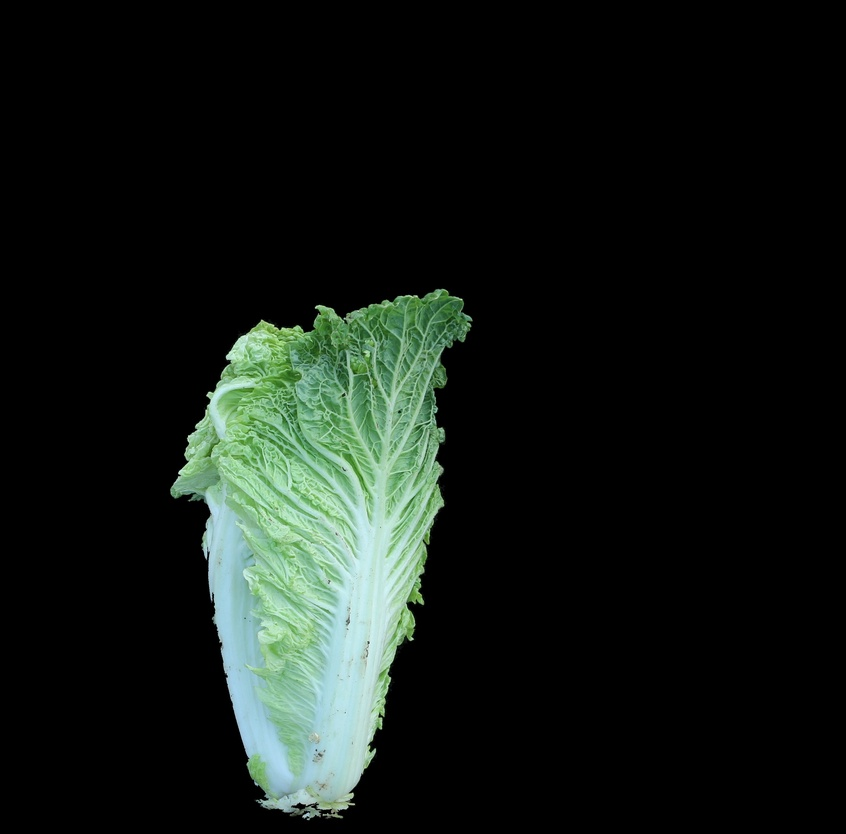
#> input picture output/center/centered_22A-T-34-2球形侧视图.JPG, 846 x 834 px, shrunk from 3105 x 3061 before the run
$ python 'Watershed Algorithm.py'
#> lines starting #> are read from the running program, lines starting #| are printed output that depends on the picture; after the words box and inside, x2 and y2 are one past the last pixel; in counts of white or black regions, pixels touching at a corner belong together
import cv2
import numpy as np
import matplotlib.pyplot as plt

# 读取图片
image_path = "centered_22A-T-34-2球形侧视图.JPG"  # 替换为你的图片路径
image = cv2.imread(image_path)
#> image is the input picture: shape (834, 846, 3); mean B, G, R 21.6, 26.2, 19.4

# 转换为灰度图
gray = cv2.cvtColor(image, cv2.COLOR_BGR2GRAY)

# 使用高斯模糊来减少噪声
blurred = cv2.GaussianBlur(gray, (5, 5), 0)

# 应用Otsu阈值分割
_, thresh = cv2.threshold(blurred, 0, 255, cv2.THRESH_BINARY_INV + cv2.THRESH_OTSU)
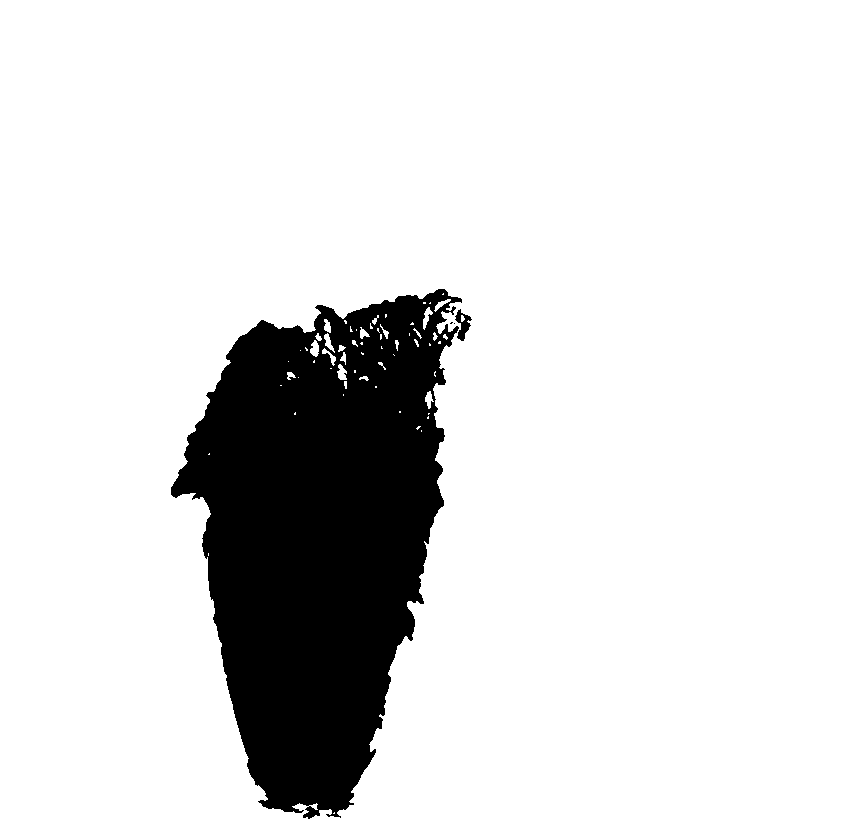
#> thresh: shape (834, 846); 86.3% white; 4 black regions (2 under 20 px), largest, box (x1, y1, x2, y2) and area: (171, 289, 462, 819) 96078, (455, 309, 472, 341) 249

# 进行形态学操作去除噪声
kernel = np.ones((3, 3), np.uint8)
opening = cv2.morphologyEx(thresh, cv2.MORPH_OPEN, kernel, iterations=2)
#> opening: shape (834, 846); 86.1% white; 1 black region, box (x1, y1, x2, y2) and area: (171, 289, 472, 819) 97972

# 找到图像的背景
sure_bg = cv2.dilate(opening, kernel, iterations=3)
#> sure_bg: shape (834, 846); 87.1% white; 1 black region, box (x1, y1, x2, y2) and area: (174, 292, 468, 815) 91175

# 通过距离变换找出前景区域
dist_transform = cv2.distanceTransform(opening, cv2.DIST_L2, 5)
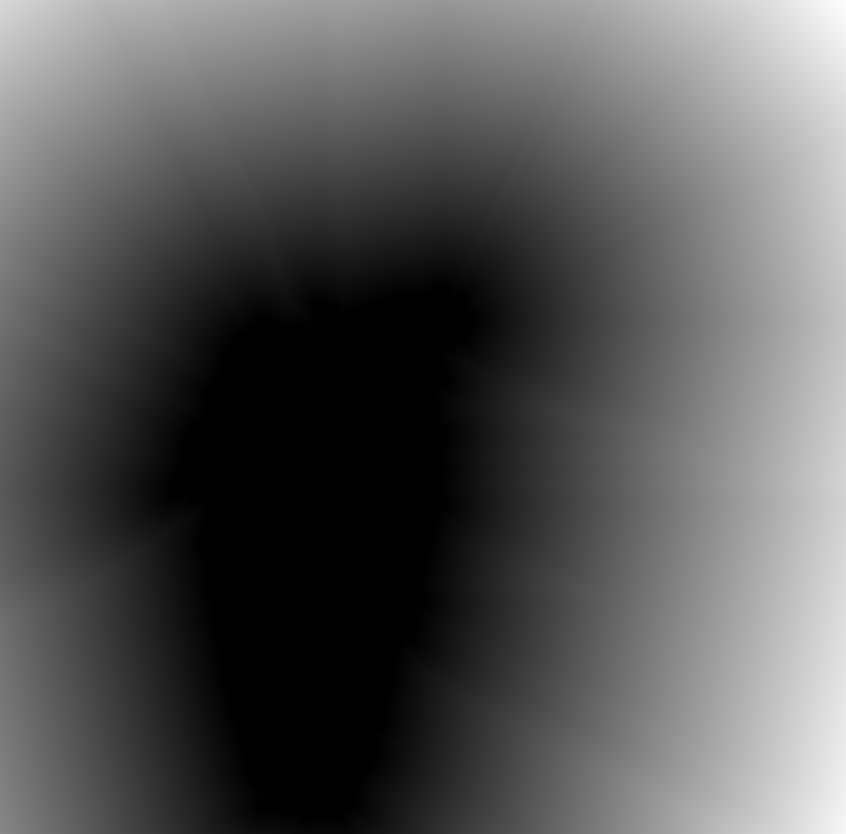
#> dist_transform: shape (834, 846) float32; min 0, max 486.3, mean 166; drawn with min black and max white
_, sure_fg = cv2.threshold(dist_transform, 0.7 * dist_transform.max(), 255, 0)
#> sure_fg: shape (834, 846) float32; 10.7% white; 2 white regions, box (x1, y1, x2, y2) and area: (631, 0, 846, 834) 69981, (0, 0, 156, 91) 5704

# 找到未知区域（背景和前景之间的重叠区域）
sure_fg = np.uint8(sure_fg)
unknown = cv2.subtract(sure_bg, sure_fg)
#> unknown: shape (834, 846); 76.4% white; 3 black regions, box (x1, y1, x2, y2) and area: (174, 292, 468, 815) 91175, (631, 0, 846, 834) 69981, (0, 0, 156, 91) 5704

# 标记标签
_, markers = cv2.connectedComponents(sure_fg)
#> markers: shape (834, 846) int32; 3 distinct labels, from 0 to 2

# 增加标签区域，以确保背景的标签为1
markers = markers + 1
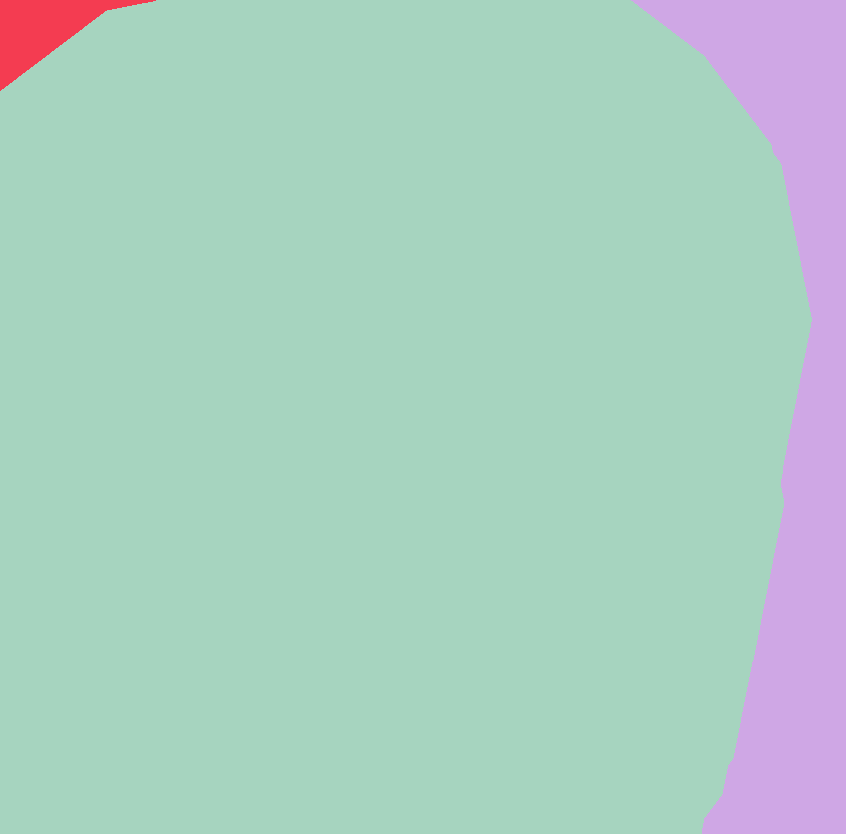
#> markers: shape (834, 846) int32; 3 distinct labels, from 1 to 3; one colour per label, 0 black

# 将未知区域标记为0
markers[unknown == 255] = 0
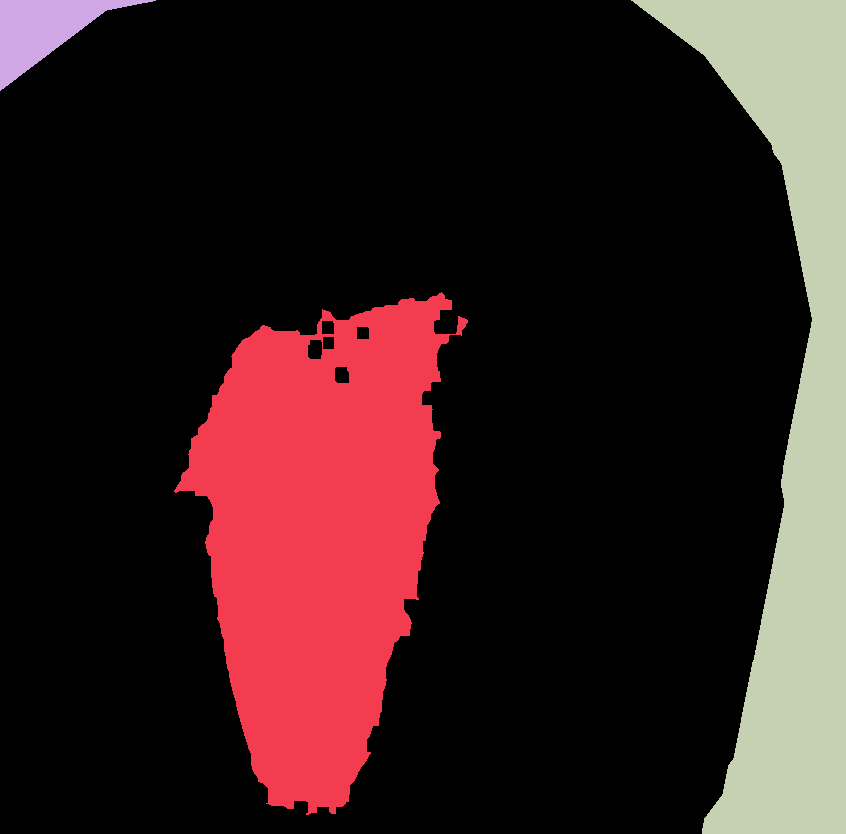
#> markers: shape (834, 846) int32; 4 distinct labels, from 0 to 3; one colour per label, 0 black

# 使用分水岭算法
markers = cv2.watershed(image, markers)
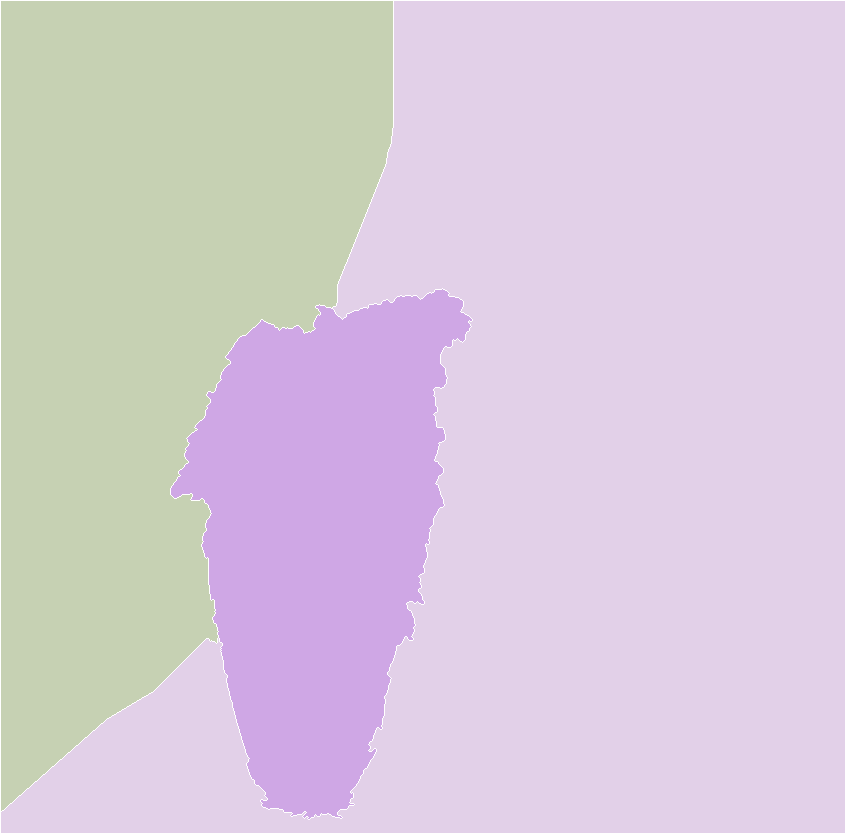
#> markers: shape (834, 846) int32; 4 distinct labels, from -1 to 3; one colour per label, 0 black, -1 white

# 将边界标记为红色
image[markers == -1] = [255, 0, 0]
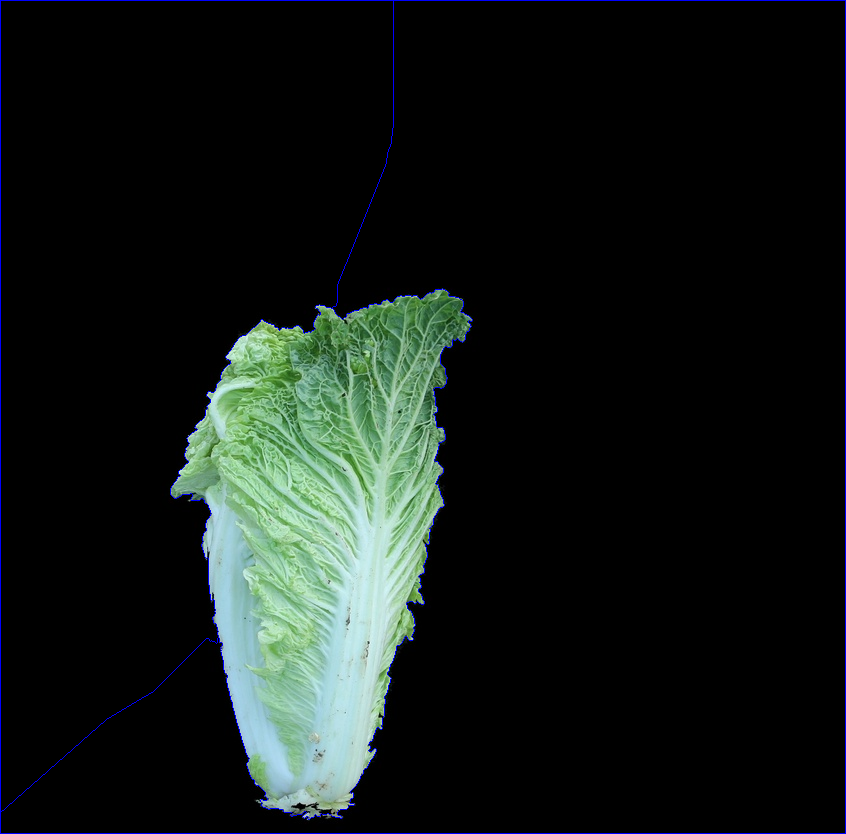
#> image: shape (834, 846, 3); 0.77% of pixels changed, all inside (x1, y1, x2, y2) = (0, 0, 846, 834)

# 显示结果
plt.figure(figsize=(10, 10))

# 显示原图
plt.subplot(1, 3, 1)
plt.imshow(cv2.cvtColor(image, cv2.COLOR_BGR2RGB))
plt.title("Original Image with Watershed Segmentation")
plt.axis('off')

# 显示阈值图像
plt.subplot(1, 3, 2)
plt.imshow(thresh, cmap='gray')
plt.title("Thresholded Image")
plt.axis('off')

# 显示分水岭标记
plt.subplot(1, 3, 3)
plt.imshow(markers, cmap='jet')
plt.title("Watershed Markers")
plt.axis('off')

plt.show()
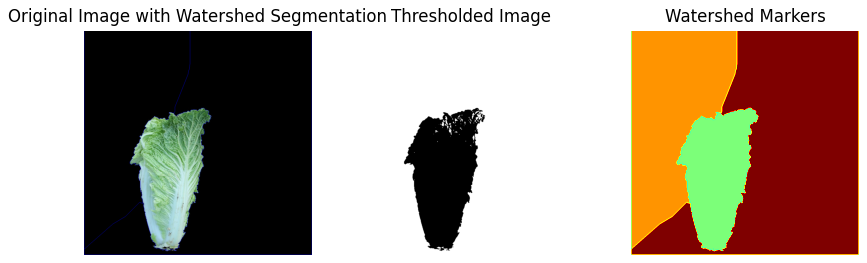
#> figure drawn by matplotlib, 3 panels

$ run again, with output/center/centered_22A-T-34-5球形侧视图.JPG copied over output/center/centered_22A-T-34-2球形侧视图.JPG
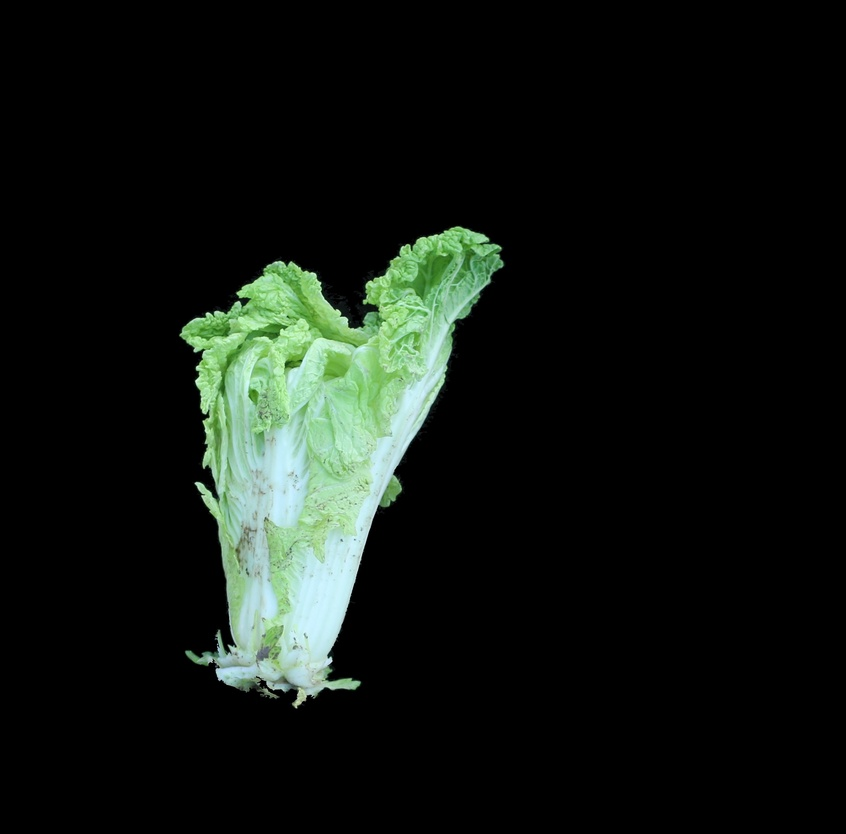
#> input picture output/center/centered_22A-T-34-5球形侧视图.JPG, 846 x 834 px, shrunk from 3105 x 3061 before the run
#> image is the input picture: shape (834, 846, 3); mean B, G, R 18.3, 23.1, 17.2
#> `_, thresh = cv2.threshold(blurred, 0, 255, cv2.THRESH_BINARY_INV + cv2..`:
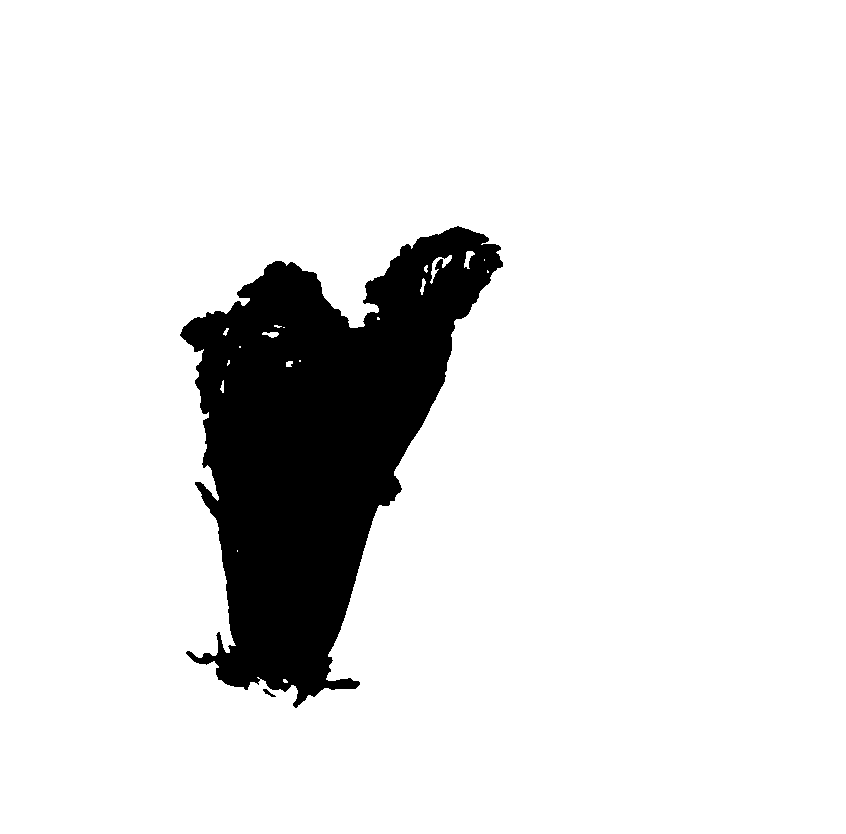
#> thresh: shape (834, 846); 88.9% white; 2 black regions, box (x1, y1, x2, y2) and area: (180, 226, 503, 708) 78551, (263, 689, 276, 697) 40
#> opening: shape (834, 846); 88.8% white; 1 black region, box (x1, y1, x2, y2) and area: (180, 226, 503, 708) 79311
#> sure_bg: shape (834, 846); 89.7% white; 1 black region, box (x1, y1, x2, y2) and area: (185, 230, 498, 698) 72402
#> unknown: shape (834, 846); 83.1% white; 4 black regions, box (x1, y1, x2, y2) and area: (185, 230, 498, 698) 72402, (691, 357, 846, 834) 42019, (766, 0, 846, 168) 4790, (0, 0, 16, 12) 108
#> image: shape (834, 846, 3); 0.85% of pixels changed, all inside (x1, y1, x2, y2) = (0, 0, 846, 834)
#> `plt.show()`:
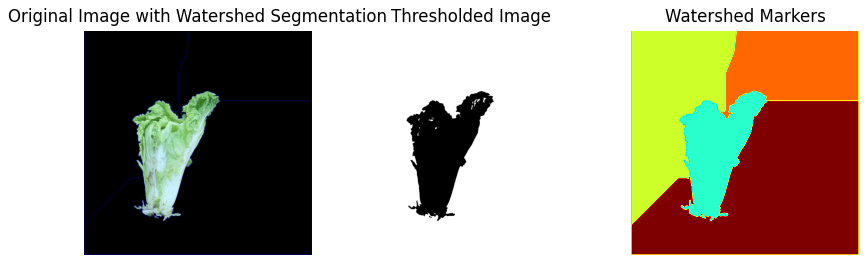
#> figure drawn by matplotlib, 3 panels

$ run again, with output/center/centered_22A-T-36-11球形侧视图.JPG copied over output/center/centered_22A-T-34-2球形侧视图.JPG
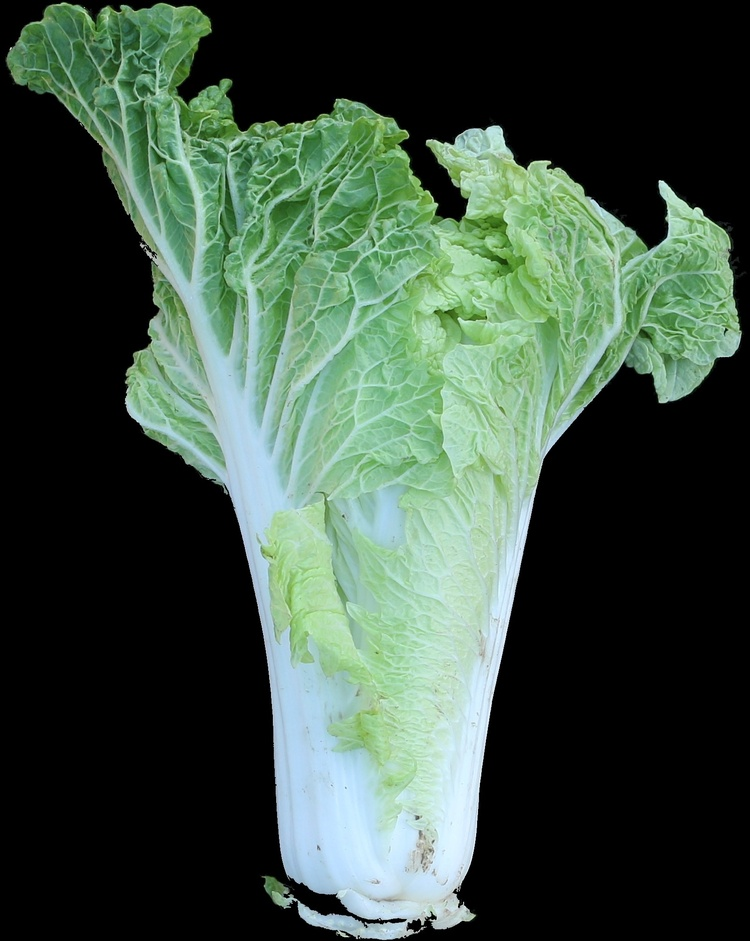
#> input picture output/center/centered_22A-T-36-11球形侧视图.JPG, 750 x 941 px, shrunk from 1608 x 2016 before the run
#> image is the input picture: shape (941, 750, 3); mean B, G, R 65.4, 78.9, 59.9
#> `_, thresh = cv2.threshold(blurred, 0, 255, cv2.THRESH_BINARY_INV + cv2..`:
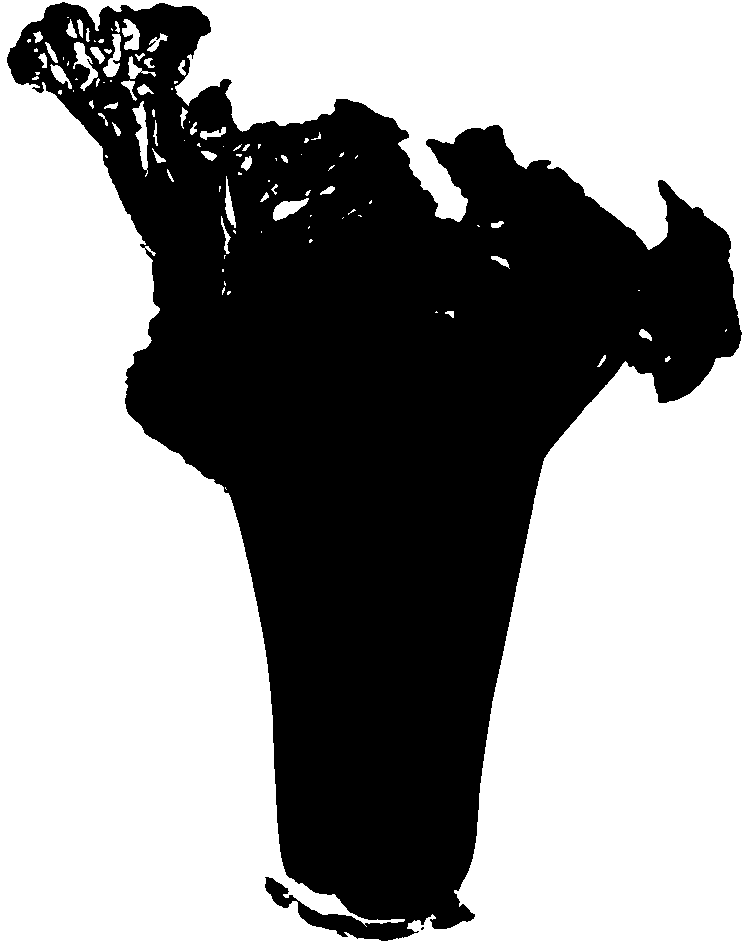
#> thresh: shape (941, 750); 58.6% white; 2 black regions (1 under 20 px), largest, box (x1, y1, x2, y2) and area: (7, 2, 742, 941) 292166
#> opening: shape (941, 750); 58.1% white; 1 black region, box (x1, y1, x2, y2) and area: (7, 0, 742, 941) 295419
#> sure_bg: shape (941, 750); 60.8% white; 4 black regions (1 under 20 px), largest, box (x1, y1, x2, y2) and area: (11, 6, 738, 941) 276680, (269, 881, 289, 904) 181, (92, 61, 101, 69) 33
#> unknown: shape (941, 750); 53.9% white; 7 black regions (2 under 20 px), largest, box (x1, y1, x2, y2) and area: (11, 6, 738, 941) 276680, (0, 569, 80, 941) 25293, (665, 583, 750, 941) 23316, (269, 881, 289, 904) 181, (92, 61, 101, 69) 33
#> image: shape (941, 750, 3); 0.96% of pixels changed, all inside (x1, y1, x2, y2) = (0, 0, 750, 941)
#> `plt.show()`:
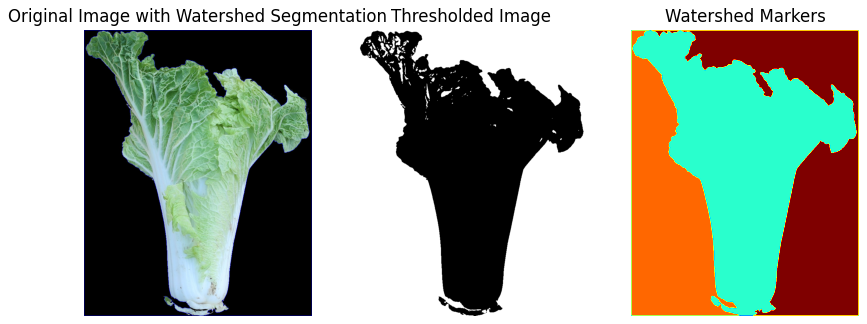
#> figure drawn by matplotlib, 3 panels
